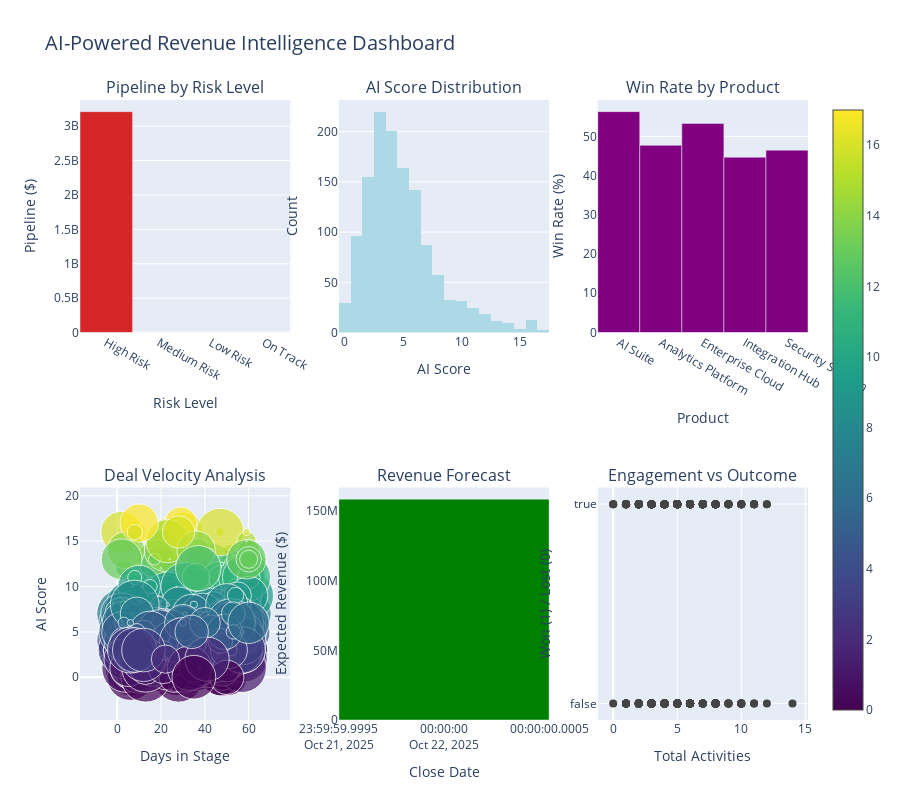

Notebook cell for this chart:
### Markdown cell above
## 5. Interactive Revenue Intelligence Dashboard

### Code cell
# Create comprehensive dashboard with Plotly
fig = make_subplots(
    rows=2, cols=3,
    subplot_titles=('Pipeline by Risk Level', 'AI Score Distribution', 'Win Rate by Product',
                   'Deal Velocity Analysis', 'Revenue Forecast', 'Engagement vs Outcome'),
    specs=[[{'type': 'bar'}, {'type': 'histogram'}, {'type': 'bar'}],
           [{'type': 'scatter'}, {'type': 'bar'}, {'type': 'scatter'}]],
    row_heights=[0.5, 0.5]
)

# 1. Pipeline by Risk Level
risk_pipeline = open_opps.groupby('RiskLevel')['Amount'].sum().reset_index()
fig.add_trace(
    go.Bar(x=risk_pipeline['RiskLevel'], y=risk_pipeline['Amount'],
          marker_color=['#d62728', '#ff7f0e', '#ffff00', '#2ca02c']),
    row=1, col=1
)

# 2. AI Score Distribution
fig.add_trace(
    go.Histogram(x=open_opps['AIScore'], nbinsx=20, marker_color='lightblue'),
    row=1, col=2
)

# 3. Win Rate by Product
product_performance = all_opps[all_opps['IsClosed']].groupby('Product').agg({
    'IsWon': 'mean'
}).reset_index()
fig.add_trace(
    go.Bar(x=product_performance['Product'], y=product_performance['IsWon']*100,
          marker_color='purple'),
    row=1, col=3
)

# 4. Deal Velocity (Days in Stage vs AI Score)
fig.add_trace(
    go.Scatter(x=open_opps['DaysInStage'], y=open_opps['AIScore'],
              mode='markers', marker=dict(size=open_opps['Amount']/100000,
                                         color=open_opps['AIScore'],
                                         colorscale='Viridis',
                                         showscale=True)),
    row=2, col=1
)

# 5. Revenue Forecast
forecast_data = open_opps.groupby('CloseDate').agg({
    'Amount': 'sum',
    'AIScore': 'mean'
}).reset_index()
forecast_data['ExpectedRevenue'] = forecast_data['Amount'] * (forecast_data['AIScore']/100)
fig.add_trace(
    go.Bar(x=forecast_data['CloseDate'], y=forecast_data['ExpectedRevenue'],
          marker_color='green'),
    row=2, col=2
)

# 6. Engagement vs Outcome
engagement_analysis = all_opps[all_opps['IsClosed']].copy()
fig.add_trace(
    go.Scatter(x=engagement_analysis['TotalActivities'], 
              y=engagement_analysis['IsWon'],
              mode='markers',
              marker=dict(size=8, color=engagement_analysis['IsWon'],
                         colorscale='RdYlGn')),
    row=2, col=3
)

# Update layout
fig.update_layout(height=800, showlegend=False,
                 title_text="AI-Powered Revenue Intelligence Dashboard",
                 title_font_size=20)

# Update axes
fig.update_xaxes(title_text="Risk Level", row=1, col=1)
fig.update_xaxes(title_text="AI Score", row=1, col=2)
fig.update_xaxes(title_text="Product", row=1, col=3)
fig.update_xaxes(title_text="Days in Stage", row=2, col=1)
fig.update_xaxes(title_text="Close Date", row=2, col=2)
fig.update_xaxes(title_text="Total Activities", row=2, col=3)

fig.update_yaxes(title_text="Pipeline ($)", row=1, col=1)
fig.update_yaxes(title_text="Count", row=1, col=2)
fig.update_yaxes(title_text="Win Rate (%)", row=1, col=3)
fig.update_yaxes(title_text="AI Score", row=2, col=1)
fig.update_yaxes(title_text="Expected Revenue ($)", row=2, col=2)
fig.update_yaxes(title_text="Won (1) / Lost (0)", row=2, col=3)

fig.show()

### Figure 1 — Plotly figure (JSON) as saved in the notebook; plotly's stock layout.template omitted (floating-point values rounded to 4 significant figures; data arrays with more than 128 entries replaced by an {"elided": "..."} marker saying what was removed)
{"data": [{"marker": {"color": ["#d62728", "#ff7f0e", "#ffff00", "#2ca02c"]}, "type": "bar", "x": ["High Risk", "Medium Risk", "Low Risk", "On Track"], "xaxis": "x", "y": [3212968132, 0, 0, 0], "yaxis": "y"}, {"marker": {"color": "lightblue"}, "nbinsx": 20, "type": "histogram", "x": {"elided": "1293 float values"}, "xaxis": "x2", "yaxis": "y2"}, {"marker": {"color": "purple"}, "type": "bar", "x": ["AI Suite", "Analytics Platform", "Enterprise Cloud", "Integration Hub", "Security Solution"], "xaxis": "x3", "y": [56.3, 47.71, 53.29, 44.68, 46.48], "yaxis": "y3"}, {"marker": {"color": {"elided": "1293 float values"}, "colorscale": [[0, "#440154"], [0.1111, "#482878"], [0.2222, "#3e4989"], [0.3333, "#31688e"], [0.4444, "#26828e"], [0.5556, "#1f9e89"], [0.6667, "#35b779"], [0.7778, "#6ece58"], [0.8889, "#b5de2b"], [1, "#fde725"]], "showscale": true, "size": {"elided": "1293 float values"}}, "mode": "markers", "type": "scatter", "x": {"elided": "1293 int values"}, "xaxis": "x4", "y": {"elided": "1293 float values"}, "yaxis": "y4"}, {"marker": {"color": "green"}, "type": "bar", "x": ["2025-10-22"], "xaxis": "x5", "y": [158700000.0], "yaxis": "y5"}, {"marker": {"color": {"elided": "707 bool values"}, "colorscale": [[0, "rgb(165,0,38)"], [0.1, "rgb(215,48,39)"], [0.2, "rgb(244,109,67)"], [0.3, "rgb(253,174,97)"], [0.4, "rgb(254,224,139)"], [0.5, "rgb(255,255,191)"], [0.6, "rgb(217,239,139)"], [0.7, "rgb(166,217,106)"], [0.8, "rgb(102,189,99)"], [0.9, "rgb(26,152,80)"], [1, "rgb(0,104,55)"]], "size": 8}, "mode": "markers", "type": "scatter", "x": {"elided": "707 float values"}, "xaxis": "x6", "y": {"elided": "707 bool values"}, "yaxis": "y6"}], "layout": {"annotations": [{"font": {"size": 16}, "showarrow": false, "text": "Pipeline by Risk Level", "x": 0.1444, "xanchor": "center", "xref": "paper", "y": 1, "yanchor": "bottom", "yref": "paper"}, {"font": {"size": 16}, "showarrow": false, "text": "AI Score Distribution", "x": 0.5, "xanchor": "center", "xref": "paper", "y": 1, "yanchor": "bottom", "yref": "paper"}, {"font": {"size": 16}, "showarrow": false, "text": "Win Rate by Product", "x": 0.8556, "xanchor": "center", "xref": "paper", "y": 1, "yanchor": "bottom", "yref": "paper"}, {"font": {"size": 16}, "showarrow": false, "text": "Deal Velocity Analysis", "x": 0.1444, "xanchor": "center", "xref": "paper", "y": 0.375, "yanchor": "bottom", "yref": "paper"}, {"font": {"size": 16}, "showarrow": false, "text": "Revenue Forecast", "x": 0.5, "xanchor": "center", "xref": "paper", "y": 0.375, "yanchor": "bottom", "yref": "paper"}, {"font": {"size": 16}, "showarrow": false, "text": "Engagement vs Outcome", "x": 0.8556, "xanchor": "center", "xref": "paper", "y": 0.375, "yanchor": "bottom", "yref": "paper"}], "height": 800, "showlegend": false, "title": {"font": {"size": 20}, "text": "AI-Powered Revenue Intelligence Dashboard"}, "xaxis": {"anchor": "y", "domain": [0, 0.2889], "title": {"text": "Risk Level"}}, "xaxis2": {"anchor": "y2", "domain": [0.3556, 0.6444], "title": {"text": "AI Score"}}, "xaxis3": {"anchor": "y3", "domain": [0.7111, 1], "title": {"text": "Product"}}, "xaxis4": {"anchor": "y4", "domain": [0, 0.2889], "title": {"text": "Days in Stage"}}, "xaxis5": {"anchor": "y5", "domain": [0.3556, 0.6444], "title": {"text": "Close Date"}}, "xaxis6": {"anchor": "y6", "domain": [0.7111, 1], "title": {"text": "Total Activities"}}, "yaxis": {"anchor": "x", "domain": [0.625, 1], "title": {"text": "Pipeline ($)"}}, "yaxis2": {"anchor": "x2", "domain": [0.625, 1], "title": {"text": "Count"}}, "yaxis3": {"anchor": "x3", "domain": [0.625, 1], "title": {"text": "Win Rate (%)"}}, "yaxis4": {"anchor": "x4", "domain": [0, 0.375], "title": {"text": "AI Score"}}, "yaxis5": {"anchor": "x5", "domain": [0, 0.375], "title": {"text": "Expected Revenue ($)"}}, "yaxis6": {"anchor": "x6", "domain": [0, 0.375], "title": {"text": "Won (1) / Lost (0)"}}}}
